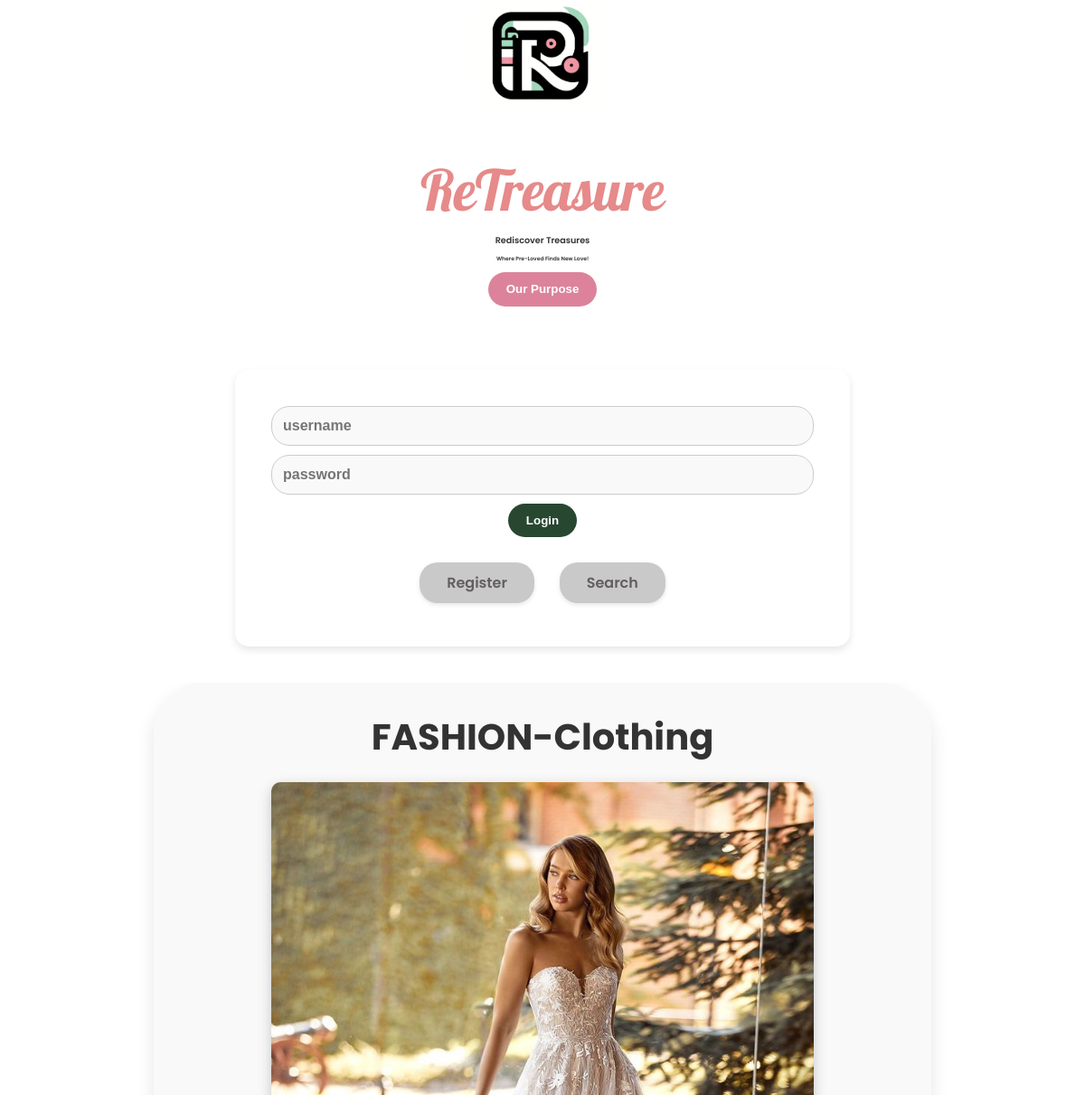
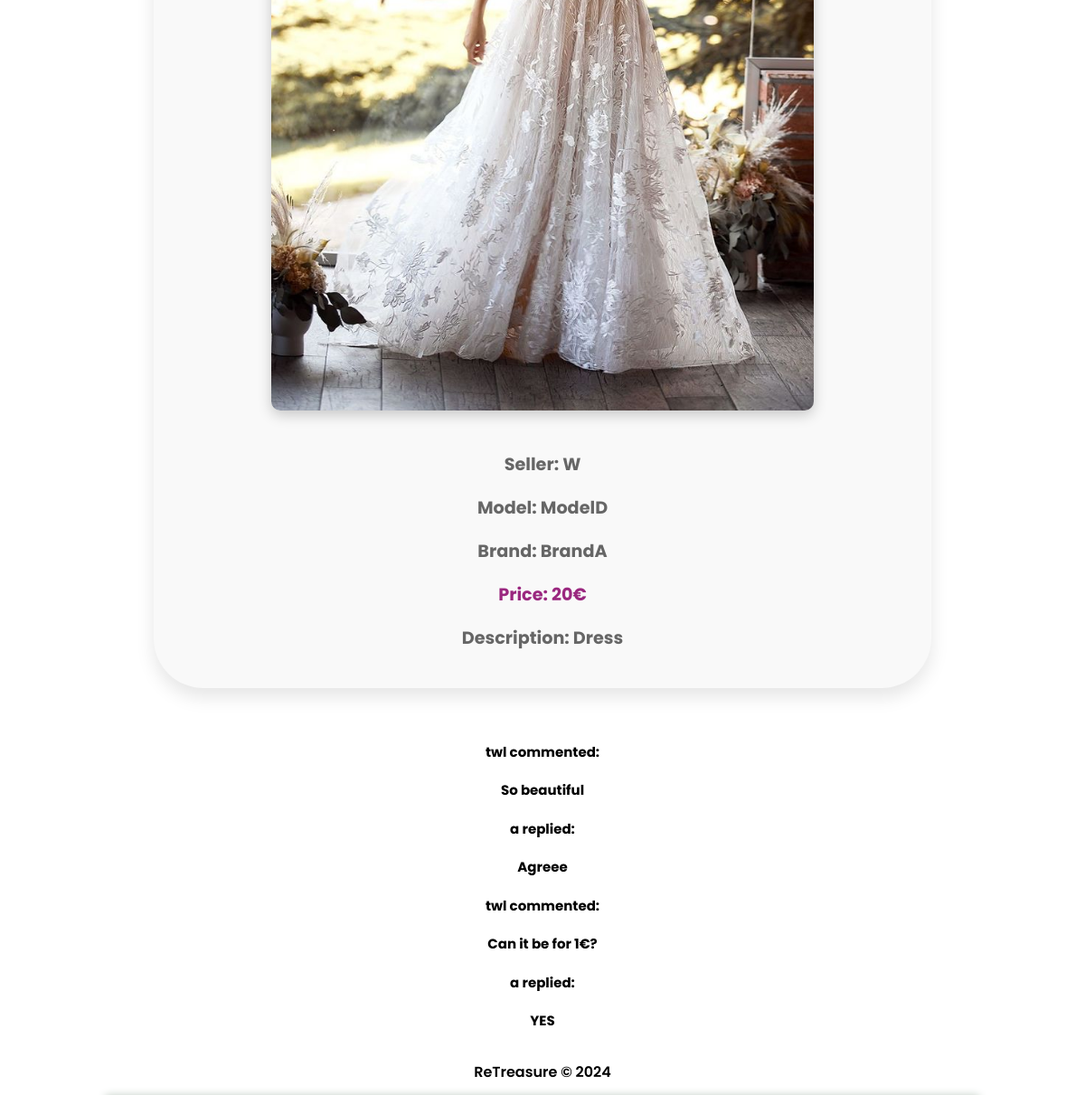
The app's page /pages/item.php?id=46 with its own data (2 pictures, top to bottom).
### tables this page shows
CREATE TABLE items(
    id INTEGER,
    ownerUser TEXT NOT NULL,
    category TEXT NOT NULL,
    descriptionItem TEXT NOT NULL,
    sizeItem TEXT NOT NULL,
    color TEXT NOT NULL,
    price INTEGER NOT NULL,
    brand TEXT NOT NULL,
    model TEXT NOT NULL,
    condition TEXT NOT NULL,
    imagePath TEXT NOT NULL,
    PRIMARY KEY (id),
    FOREIGN KEY (ownerUser) REFERENCES users(username)
);

CREATE TABLE comment(
    id INTEGER NOT NULL,
    idItem INTEGER NOT NULL,
    user TEXT NOT NULL,
    texto TEXT NOT NULL,
    PRIMARY KEY (id),
    FOREIGN KEY (idItem) REFERENCES items(id),
    FOREIGN KEY (user) REFERENCES users(username)
);

CREATE TABLE reply(
    id INTEGER NOT NULL,
    idComment INTEGER NOT NULL,
    user TEXT NOT NULL,
    texto TEXT NOT NULL,
    PRIMARY KEY (id),
    FOREIGN KEY (idComment) REFERENCES comment(id),
    FOREIGN KEY (user) REFERENCES users(username)
);

### pages/item.php (called while the page is built, shortened)
<?php
  require_once(__DIR__ . '/../database/item.class.php');
  require_once(__DIR__ . '/../database/comment.class.php');
  require_once(__DIR__ . '/../templates/basic.tpl.php');
  require_once(__DIR__ . '/../templates/items.tpl.php');
  $dbh = get_database_connection();
  $item = get_item($dbh, (int)$_GET['id']);
  $comments = get_comments($dbh, (int)$_GET['id']);
  drawItem($dbh, $item, $comments);

### database/item.class.php (called while the page is built, shortened)
<?php
  class Item {
    public function __construct(int $id, string $ownerUser, string $category, string $descriptionItem, string $sizeItem, string $color, int $price, string $brand, string $model, string $condition, string $imagePath)
    {
      $this->ownerUser = $ownerUser;
      $this->category = $category;
      $this->descriptionItem = $descriptionItem;
      $this->price = $price;
      $this->brand = $brand;
      $this->model = $model;
      $this->imagePath = $imagePath;
    }
  }

### database/user.db.php (called while the page is built, shortened)
<?php
require_once('../database/comment.class.php');
require_once('../database/reply.class.php');
function get_item(PDO $dbh, int $id) : Item
{
  $stmt = $dbh->prepare('SELECT * FROM items WHERE id = ?');
  $stmt->execute(array($id));
  $row = $stmt->fetch(PDO::FETCH_ASSOC);
  $item = new Item(
    $row['id'],
    $row['ownerUser'],
    $row['category'],
    $row['descriptionItem'],
    $row['sizeItem'],
    $row['color'],
    $row['price'],
    $row['brand'],
    $row['model'],
    $row['condition'],
    $row['imagePath']
  );
  return $item;
}
function get_comments(PDO $dbh, int $id) : array
{
  $stmt = $dbh->prepare('SELECT comment.* FROM items JOIN comment ON comment.idItem = items.id WHERE items.id = ?');
  $stmt->execute(array($id));
  $comments = [];
  while ($row = $stmt->fetch(PDO::FETCH_ASSOC)) {
    $comments[] = new Comment(
      $row['id'],
      $row['idItem'],
      $row['user'],
      $row['texto'],
    );
  }
  return $comments;
}
function get_all_replies(PDO $dbh, int $idComment) : array
{
  $stmt = $dbh->prepare('SELECT * FROM reply WHERE idComment = ?');
  $stmt->execute(array($idComment));
  $replies = [];
  while ($row = $stmt->fetch(PDO::FETCH_ASSOC)) {
    $replies[] = new Reply(
      $row['idComment'],
      $row['user'],
      $row['texto'],
    );
  }
  return $replies;
}

### database/comment.class.php (called while the page is built, shortened)
<?php
    class Comment {
        public function __construct(int $id, int $idItem, string $user, string $text) {
            $this->id = $id;
            $this->user = $user;
            $this->text = $text;
        }
    }

### database/reply.class.php (called while the page is built, shortened)
<?php
    class Reply {
        public function __construct(int $idComment, string $user, string $text) {
            $this->user = $user;
            $this->text = $text;
        }
    }

### templates/items.tpl.php (the view, shortened to what this page needs)
<?php
  require_once(__DIR__ . '/../database/user.db.php');
  require_once(__DIR__ . '/../database/item.class.php');
  require_once(__DIR__ . '/../database/reply.class.php');
?>
<?php function drawItem(PDO $dbh, Item $item, array $comments) { ?>
    <section id="item">
        <h3><?=$item->category?></h3>
        <img src=<?=$item->imagePath?>>
        <section id="specific">
            <p id="seller">Seller: <?=htmlspecialchars($item->ownerUser)?></p>
            <p id="model">Model: <?=htmlspecialchars($item->model)?></p>
            <p id="brand">Brand: <?=htmlspecialchars($item->brand)?></p>
            <p id="price">Price: <?=$item->price?>&#8364</p>
            <p id="descriptionItem">Description: <?=htmlspecialchars($item->descriptionItem)?></p>
        </section>
    </section>
    <section id="comments">
        <?php foreach ($comments as $comment) { ?>
            <section id="comment">
                <p id="userComment"><?=htmlspecialchars($comment->user)?> commented:</p>
                <p id="textComment"><?=htmlspecialchars($comment->text)?></p>
                <?php $replies = get_all_replies($dbh, $comment->id);
                foreach ($replies as $reply) { ?>
                    <section id="reply">
                    <p id="userReply"><?=htmlspecialchars($reply->user)?> replied:</p>
                    <p id="textReply"><?=htmlspecialchars($reply->text)?></p>
                    </section>
                <?php } ?>
            </section>
        <?php } ?>
    </section>
<?php } ?>

### css/style.css (style rules this page uses)
:root { --white1: #FFFEF5; --white2: #FBF7F4; --white3: #FFFFFF; --green1: #EAEEEB; --green2: #BECBC0; --green3: #A7B9AB; --green4: #738D79; --green5: #284730; --pink1: #DC839B; --pink2: #A62048; --shadow: 0 5px 15px rgba(0, 0, 0, 0.1); }
body { text-align: center; font-family: "Poppins", sans-serif; font-weight: 600; font-style: normal; overflow-wrap: break-word; word-wrap: break-word; word-break: break-word; background-color: var(--white3); margin: 0 auto; max-width: 100%; }
html { height: 100%; margin: 0; padding: 0; }
body { display: flex; flex-direction: column; min-height: 100%; }
p { font-size: 15px; line-height: 1.5; color: #000000; font-weight: bold; margin-bottom: 20px; }
h3 { margin-bottom: 10px; margin-top:0; font-family: "Poppins", sans-serif; font-style: normal; font-size: 0.01em; font-weight: 550; text-align: center; color:var(--green5); color: #333; }
#item { padding: 30px; background-color: #f9f9f9; border-radius: 55px; box-shadow: 0 10px 20px rgba(0, 0, 0, 0.1); max-width: 800px; margin: 0 auto; margin-bottom: 60px; }
#item h3 { font-size: 2.5em; font-weight: bold; color: #333333; margin-bottom: 20px; }
#item img { max-width: 100%; border-radius: 10px; margin-bottom: 20px; box-shadow: 0 5px 15px rgba(0, 0, 0, 0.2); height: 40%; height: 800px; object-fit: cover; }
#specific p { margin-bottom: 10px; font-size: 1.2em; color: #666666; }
#specific #descriptionItem { font-weight: bold; }
#specific #price { font-weight: bold; color: #9a277f; }

### records on screen
items: category "FASHION-Clothing", imagePath (picture), ownerUser "W", model "ModelD", brand "BrandA", price "20", descriptionItem "Dress"
comment: user "twl", texto "So beautiful"
reply: user "a", texto "Agreee"
comment: user "twl", texto "Can it be for 1€?"
reply: user "a", texto "YES"
